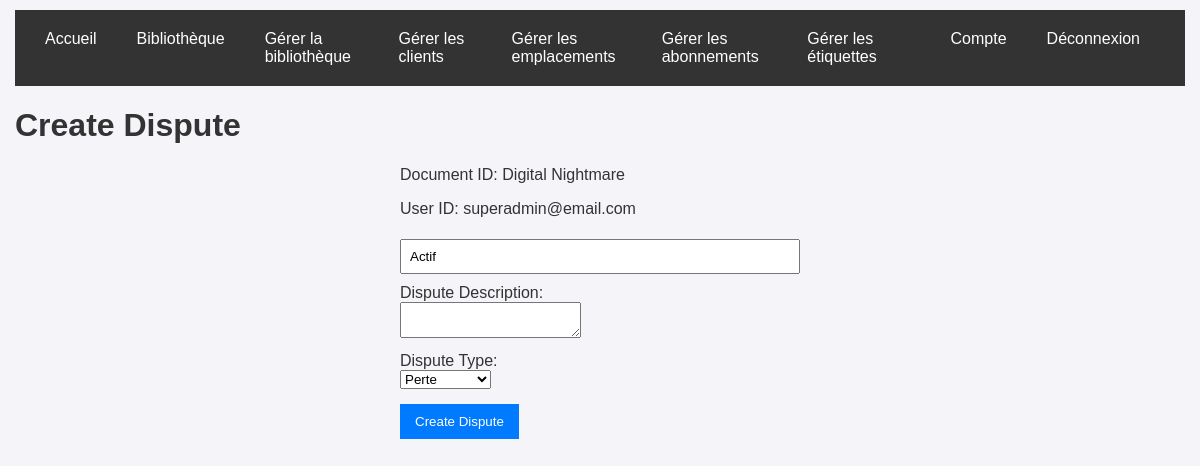
The page /backoffice/create_dispute.php?id_document=2&id_user=1 (signed in) on the database its author committed.
### tables this page shows
CREATE TABLE Document(
   id_document INTEGER,
   title_document TEXT NOT NULL,
   publishing_date_document NUMERIC NOT NULL,
   description_document TEXT,
   acquisition_date_document NUMERIC NOT NULL,
   id_location INTEGER NOT NULL, available_document NUMERIC DEFAULT (1) NOT NULL,
   PRIMARY KEY(id_document),
   FOREIGN KEY(id_location) REFERENCES Location(id_location)
);

CREATE TABLE Users (
	id_user INTEGER,
	lastname_user TEXT NOT NULL,
	name_user TEXT NOT NULL,
	email_user TEXT NOT NULL,
	phone_user INTEGER,
	address_user TEXT,
	postcode_user TEXT,
	password_user TEXT,
	city_user TEXT,
	id_role INTEGER DEFAULT (4) NOT NULL,
	CONSTRAINT USERS_PK PRIMARY KEY (id_user),
	CONSTRAINT FK_Users_Role FOREIGN KEY (id_role) REFERENCES "Role"(id_role)
);

### backoffice/create_dispute.php (the view, shortened to what this page needs)
<?php
require_once '../database/db_connection.php';
$id_document = $_GET['id_document'];
try {
    global $pdo;
    $stmt = $pdo->prepare('SELECT * FROM Document WHERE id_document = :id_document');
    $stmt->execute(['id_document' => $id_document]);
    $document = $stmt->fetch(PDO::FETCH_ASSOC);
} catch (PDOException $e) {
    $message = 'Database error: ' . $e->getMessage();
}
$id_user = $_GET['id_user'];
try {
    $stmt = $pdo->prepare('SELECT * FROM Users WHERE id_user = :id_user');
    $stmt->execute(['id_user' => $id_user]);
    $user = $stmt->fetch(PDO::FETCH_ASSOC);
} catch (PDOException $e) {
    $message = 'Database error: ' . $e->getMessage();
}
$dispute_types = [];
try {
    $stmt = $pdo->prepare('SELECT * FROM Dispute_type');
    $stmt->execute();
    $dispute_types = $stmt->fetchAll(PDO::FETCH_ASSOC);
} catch (PDOException $e) {
    $message = 'Database error: ' . $e->getMessage();
}
?>
<!DOCTYPE html>
<html lang="en">
<head>
    <link rel="stylesheet" href="../styles/style.css">
</head>
<body>
    <?php include '../navbar.php'; ?>
    <h1>Create Dispute</h1>
    <?php if ($id_document !== null && $id_user !== null): ?>
        <form method="POST" action="">
            <p>Document ID: <?php echo htmlspecialchars($document['title_document']); ?></p>
            <p>User ID: <?php echo htmlspecialchars($user['email_user']); ?></p>
            <input type="text" name="status_dispute" value="Actif">
            <label for="description_dispute">Dispute Description:</label>
            <textarea id="description_dispute" name="description_dispute" required></textarea>
            <br>
            <label for="dispute_type">Dispute Type:</label>
            <select id="dispute_type" name="dispute_type" required>
                <?php foreach ($dispute_types as $dispute_type): ?>
                    <option value="<?php echo htmlspecialchars($dispute_type['id_dispute_type']); ?>">
                        <?php echo htmlspecialchars($dispute_type['name_dispute_type']); ?>
                    </option>
                <?php endforeach; ?>
            </select>
            <br>
            <button type="submit">Create Dispute</button>
        </form>
    <?php else: ?>
        <p>Error: id_document and id_user must be provided as GET parameters.</p>
    <?php endif; ?>
</body>
</html>

### styles/style.css (style rules this page uses)
body { font-family: Arial, sans-serif; margin: 0; padding: 10px 15px; background-color: #f4f4f9; color: #333; }
form { max-width: 400px; margin: auto; }
label { display: block; margin-top: 10px; }
input[type="text"], input[type="email"], input[type="password"] { width: 100%; padding: 8px; margin-top: 5px; box-sizing: border-box; }
button { margin-top: 15px; padding: 10px 15px; background-color: #007BFF; color: white; border: none; cursor: pointer; }

### rows shown on the page
document: title_document "Digital Nightmare"
users: email_user "superadmin@email.com"

### other values the page prints
form field dispute_type "Perte"
